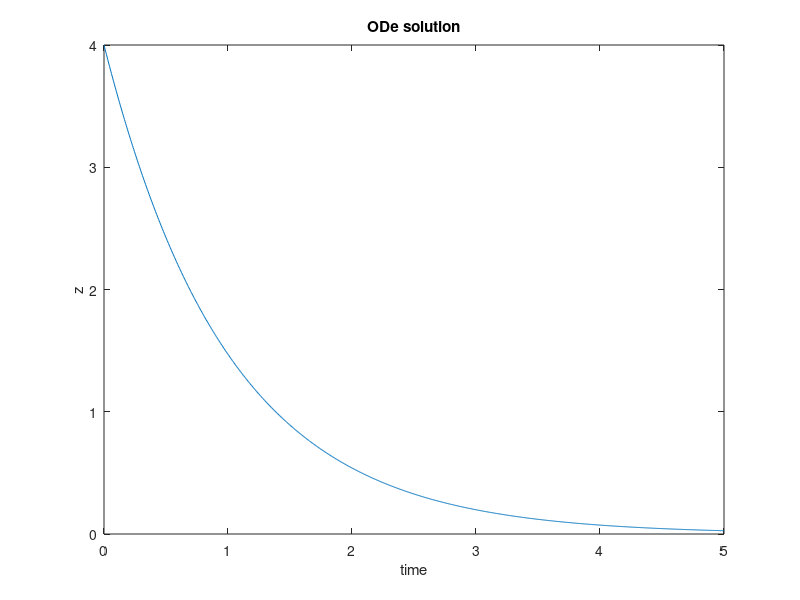

Here is the MATLAB script that generated this plot:
%Euler's method
% Version  1     
% Andy Ruina   - 27 January 2026

% Initial and final time
t0 = 0; tfin = 5;
z0 =  4;
%Number of points in the solution array
n = 1001;
%initialize tarray and zarray
tarray =  linspace(t0, tfin, n);
zarray = zeros(n,1);
zarray(1)   = z0;

h = (tfin - t0)/n;

%RHS function
tic
for k = 1:n-1
  zold = zarray(k);
  t = tarray(k);

  %Euler's method
  f = -zold;
  znew = zold + f* h;

  zarray(k+1) = znew;
    
end
toc

plot(tarray, zarray)
title('ODe solution')
xlabel('time');  ylabel('z');
shg   %show graph

disp('Calculation is done.')
